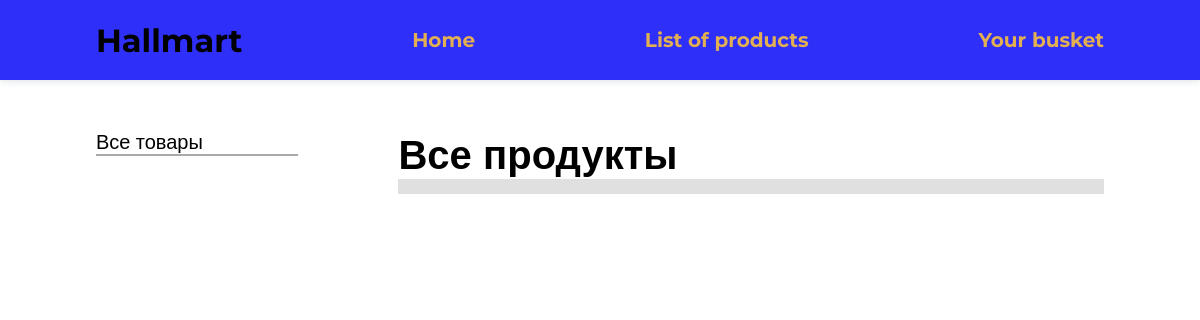
The app's page /home/products/, older data.
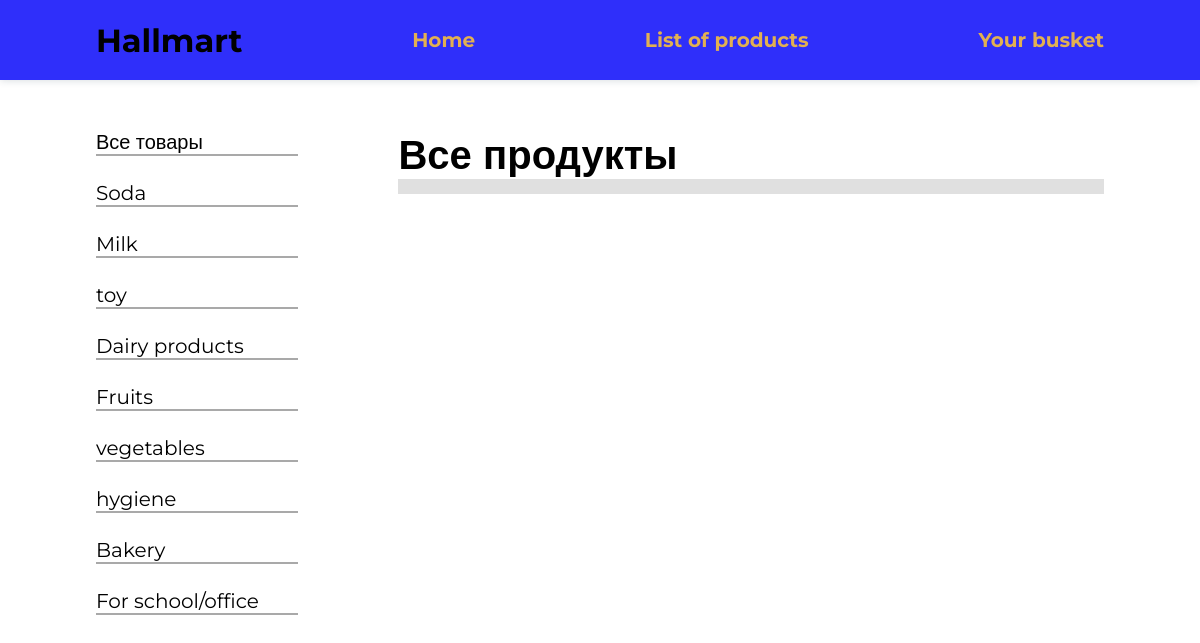
The same page, newer data.
### market/models.py (models this page shows, shortened)
class Category(models.Model):
    name = models.CharField(max_length=50)
    class Meta:
        verbose_name = 'Category'
        verbose_name_plural = 'Categories'

### market/views.py (the view)
# urls.py: path('products/',views.products, name='products'),
def products(request):
    products = Product.objects.all()
    categories = Category.objects.all()
    data = {
        'title':'Список продуктов',
        'menu':menu,
        'products':products,
        'categories':categories
    }
    return render(request,'market/products.html', data)

### market/templates/market/products.html (shortened to what this page needs)
{% load static %}
<!DOCTYPE html>
<html lang="en">
<head>
    <link rel="stylesheet" href="{% static 'market/css/Product.css' %}">
    <link rel="stylesheet" href="{% static 'market/css/Header.css' %}">
</head>
<body>
    <header>
        <h1>Hallmart</h1>
        {% for m in menu %}
        <div>
            <a href="{% url m.url %}">{{ m.title }}</a>
        </div>
        {% endfor %}
    </header>
    <section class="main">
        <div class="categories">
            <a href="">Все товары</a>
            {% for ctgr in categories %}
            <a href="">{{ctgr.name}}</a>
            {% endfor %}
        </div>
        <div class="products">
            <h1>Все продукты</h1>
        </div>
    </section>
</body>
</html>

Row changes from the older to the newer data that the page shows:
added Category: name "Soda"
added Category: name "Milk"
added Category: name "toy"
added Category: name "Dairy products"
added Category: name "Fruits"
added Category: name "vegetables"
added Category: name "hygiene"
added Category: name "Bakery"
added Category: name "For school/office"
